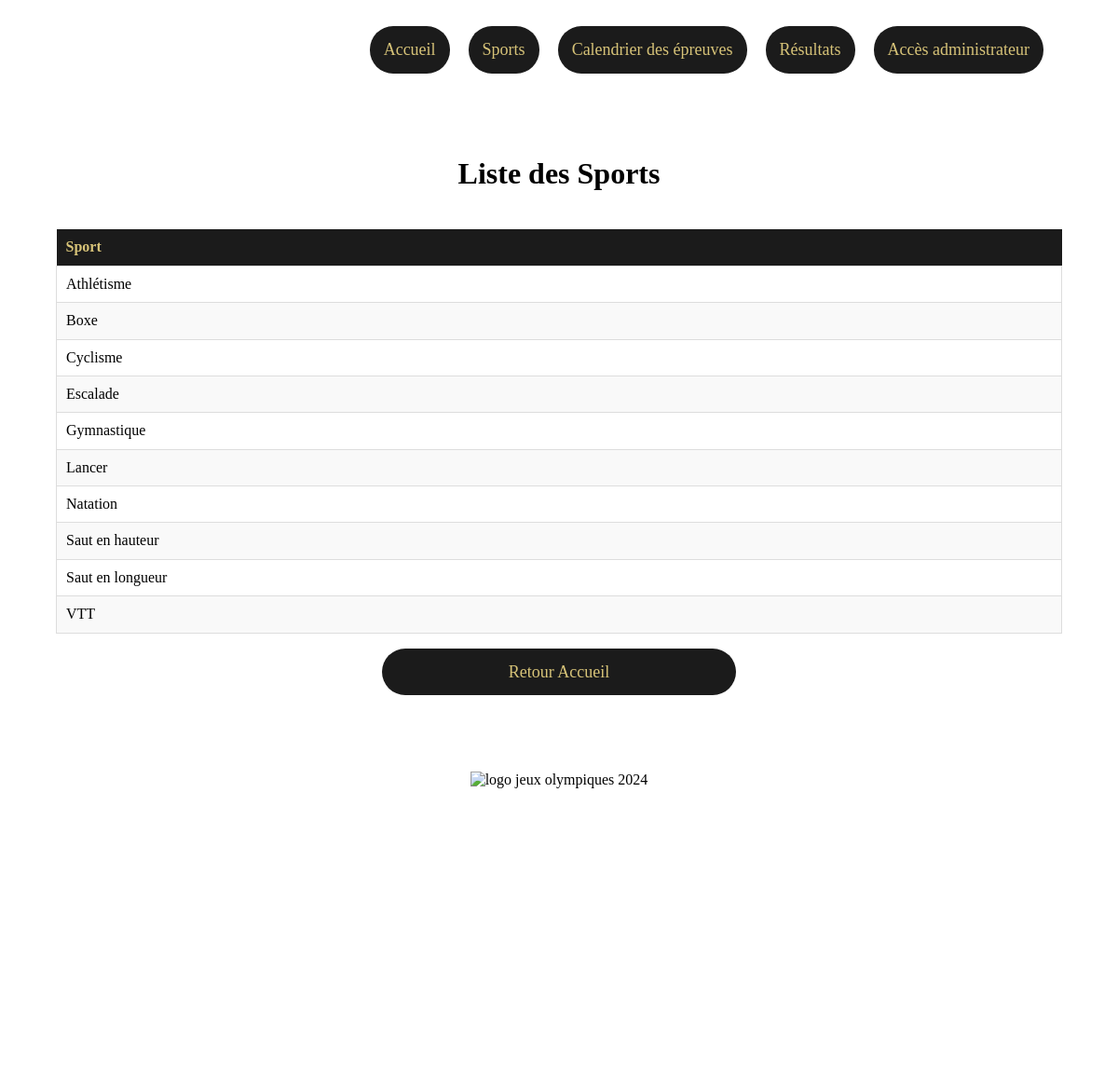
The app's page /pages/sports.php with its own data.
### tables this page shows
CREATE TABLE SPORT (
  PRIMARY KEY (id_sport),
  id_sport  INT(4) NOT NULL AUTO_INCREMENT,
  nom_sport VARCHAR(255)
);

### pages/sports.php (the view, shortened to what this page needs)
<!DOCTYPE html>
<html lang="fr">
<head>
    <link rel="stylesheet" href="../css/normalize.css">
    <link rel="stylesheet" href="../css/styles-computer.css">
    <link rel="stylesheet" href="../css/styles-responsive.css">
</head>
<body>
    <header>
        <nav>
            <ul class="menu">
                <li><a href="../index.php">Accueil</a></li>
                <li><a href="sports.php">Sports</a></li>
                <li><a href="events.php">Calendrier des épreuves</a></li>
                <li><a href="results.php">Résultats</a></li>
                <li><a href="login.php">Accès administrateur</a></li>
            </ul>
        </nav>
    </header>
    <main>
        <h1>Liste des Sports</h1>
        <?php
        require_once("../database/database.php");
        try {
            $query = "SELECT * FROM SPORT ORDER BY nom_sport";
            $statement = $connexion->prepare($query);
            $statement->execute();
            if ($statement->rowCount() > 0) {
                echo "<table>";
                echo "<tr><th class='color'>Sport</th></tr>";
                while ($row = $statement->fetch(PDO::FETCH_ASSOC)) {
                    echo "<tr>";
                    echo "<td>" . htmlspecialchars($row['nom_sport']) . "</td>";
                    echo "</tr>";
                }
                echo "</table>";
            } else {
                echo "<p>Aucun sport trouvé.</p>";
            }
        } catch (PDOException $e) {
            echo "Erreur : " . $e->getMessage();
        }
        ?>
        <p class="paragraph-link">
            <a class="link-home" href="../index.php">Retour Accueil</a>
        </p>
    </main>
    <footer>
        <figure>
            <img src="../img/logo-jo-2024.png" alt="logo jeux olympiques 2024">
        </figure>
    </footer>
</body>
</html>

### css/styles-computer.css (style rules this page uses)
header { display: flex; justify-content: right; align-items: right; width: 90%; margin: 10px auto; }
.link-home { display: flex; width: 350px; justify-content: center; align-items: center; text-decoration: none; border-radius: 25px; background-color: #1b1b1b; font-size: 18px; color: #d7c378; padding: 15px; transition: color 0.3s ease, background-color 0.3s ease; }
table { width: 100%; border-collapse: collapse; margin-top: 20px; }
th { background-color: #1b1b1b; color: #d7c378; padding: 10px; text-align: left; }
td { border: 1px solid #ddd; padding: 10px; }
tr:nth-child(odd) { background-color: #f9f9f9; }
main { display: flex; flex-direction: column; align-items: center; }
figure { display: flex; height: auto; }
img { width: 100%; height: auto; }
@media screen and (min-width: 1025px) { main { width: 90%; margin: 50px auto; } }
@media screen and (min-width: 1025px) { nav ul { list-style: none; padding: 0; display: flex; font-size: 18px; } }
@media screen and (min-width: 1025px) { nav li { width: auto; margin-right: 20px; } }
@media screen and (min-width: 1025px) { nav a { display: block; text-decoration: none; color: #d7c378; background-color: #1b1b1b; padding: 15px; text-align: center; transition: color 0.3s ease, background-color 0.3s ease; border-radius: 25px; } }
@media screen and (min-width: 1025px) { footer { display: flex; margin: 50px auto; width: 90%; height: 40vh; justify-content: center; } }

### records on screen
sport: nom_sport "Athlétisme"
sport: nom_sport "Boxe"
sport: nom_sport "Cyclisme"
sport: nom_sport "Escalade"
sport: nom_sport "Gymnastique"
sport: nom_sport "Lancer"
sport: nom_sport "Natation"
sport: nom_sport "Saut en hauteur"
sport: nom_sport "Saut en longueur"
sport: nom_sport "VTT"
